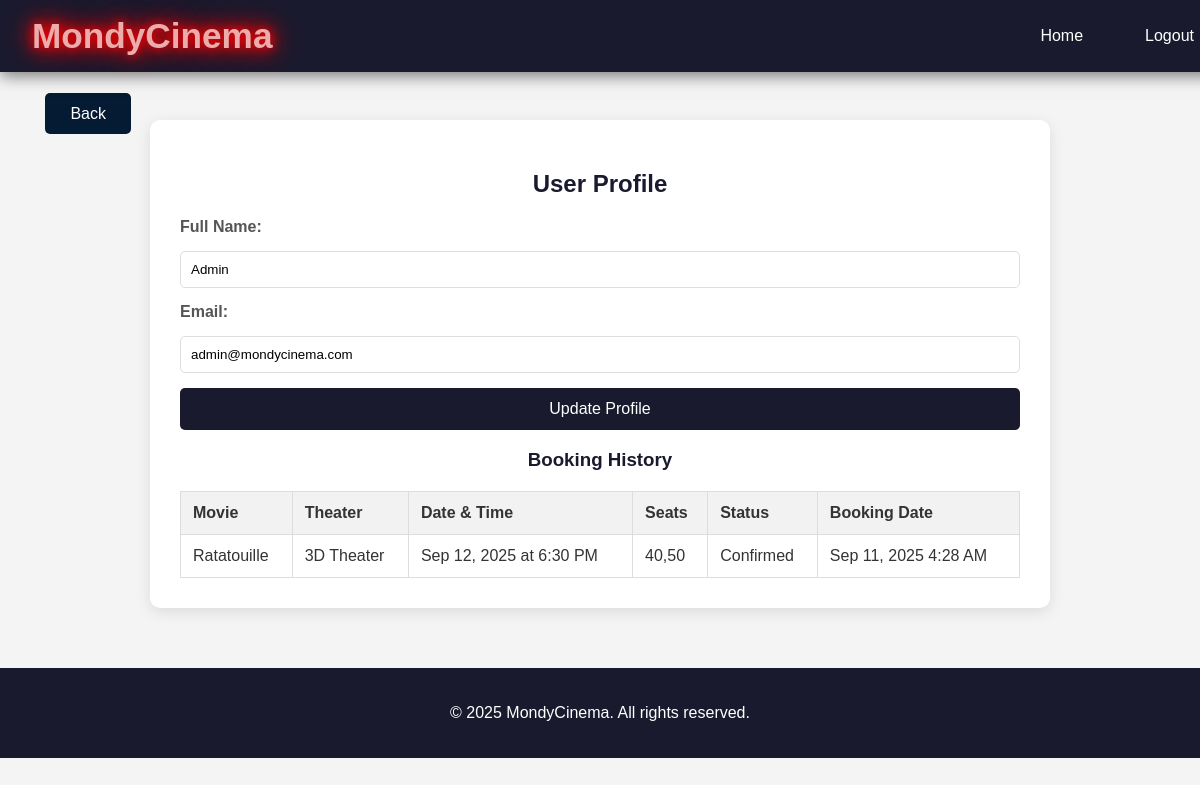
/user-profile.php (signed in), run on the app's committed database.
### tables this page shows
CREATE TABLE `users` (
  `id` int(11) NOT NULL,
  `name` varchar(100) NOT NULL,
  `email` varchar(100) NOT NULL,
  `password` varchar(255) NOT NULL,
  `role` enum('customer','admin') DEFAULT 'customer',
  `created_at` timestamp NOT NULL DEFAULT current_timestamp()
);

CREATE TABLE `bookings` (
  `id` int(11) NOT NULL,
  `user_id` int(11) DEFAULT NULL,
  `customer_name` varchar(255) DEFAULT NULL,
  `customer_phone` varchar(20) DEFAULT NULL,
  `show_id` int(11) NOT NULL,
  `seats` varchar(255) NOT NULL,
  `status` enum('pending','confirmed','cancelled') DEFAULT 'pending',
  `booking_date` timestamp NOT NULL DEFAULT current_timestamp()
);

CREATE TABLE `movies` (
  `id` int(11) NOT NULL,
  `title` varchar(255) NOT NULL,
  `description` text DEFAULT NULL,
  `poster` varchar(255) DEFAULT NULL,
  `trailer_link` varchar(255) DEFAULT NULL,
  `status` enum('now_showing','coming_soon') DEFAULT 'now_showing',
  `created_at` timestamp NOT NULL DEFAULT current_timestamp(),
  `ticket_price` varchar(255) DEFAULT NULL
);

CREATE TABLE `theaters` (
  `id` int(11) NOT NULL,
  `name` varchar(100) NOT NULL,
  `capacity` int(11) NOT NULL
);

CREATE TABLE `shows` (
  `id` int(11) NOT NULL,
  `movie_id` int(11) NOT NULL,
  `theater_id` int(11) NOT NULL,
  `showdate` date NOT NULL,
  `showtime` time NOT NULL
);

### Mondy Cinema n/BO/User.php (called while the page is built, shortened)
<?php
class User {
    public static function GetUserById($id) {
        $conn = new mysqli("localhost", "root", "", "movie_db");
        $stmt = $conn->prepare("SELECT * FROM users WHERE id = ?");
        $stmt->bind_param("i", $id);
        $stmt->execute();
        $result = $stmt->get_result();
        $user = $result->fetch_assoc();
        return $user;
    }
}
?>

### user-profile.php (the view, shortened to what this page needs)
<?php
include_once('BO/User.php');
$user_id = $_SESSION['user_id'];
$user = User::GetUserById($user_id);
$bookings = $conn->query("
    SELECT b.*, m.title as movie_title, s.showdate, s.showtime, t.name as theater_name
    FROM bookings b
    JOIN shows s ON b.show_id = s.id
    JOIN movies m ON s.movie_id = m.id
    JOIN theaters t ON s.theater_id = t.id
    WHERE b.user_id = $user_id
    ORDER BY b.booking_date DESC
");
?>
<!DOCTYPE html>
<html lang="en">
<head>
    <link rel="stylesheet" href="assets/style/user-profile.css">
</head>
<body>
    <header>
        <div class="logo">MondyCinema</div>
        <nav>
            <a href="index.php">Home</a>
            <a href="logout.php">Logout</a>
        </nav>
    </header>
    <main class="container">
        <div class="profile-container">
            <h2>User Profile</h2>
            <div class="profile-info">
                <form method="post">
                    <label for="name">Full Name:</label>
                    <input type="text" id="name" name="name" value="<?php echo $user['name']; ?>" required>
                    <label for="email">Email:</label>
                    <input type="email" id="email" name="email" value="<?php echo $user['email']; ?>" required>
                    <button type="submit">Update Profile</button>
                </form>
            </div>
            <div class="booking-history">
                <h3>Booking History</h3>
                <?php if ($bookings && $bookings->num_rows > 0): ?>
                    <table>
                        <thead>
                            <tr>
                                <th>Movie</th>
                                <th>Theater</th>
                                <th>Date & Time</th>
                                <th>Seats</th>
                                <th>Status</th>
                                <th>Booking Date</th>
                            </tr>
                        </thead>
                        <tbody>
                            <?php while ($booking = $bookings->fetch_assoc()): ?>
                            <tr>
                                <td><?php echo $booking['movie_title']; ?></td>
                                <td><?php echo $booking['theater_name']; ?></td>
                                <td><?php echo date('M j, Y', strtotime($booking['showdate'])); ?> at <?php echo date('g:i A', strtotime($booking['showtime'])); ?></td>
                                <td><?php echo $booking['seats']; ?></td>
                                <td><?php echo ucfirst($booking['status']); ?></td>
                                <td><?php echo date('M j, Y g:i A', strtotime($booking['booking_date'])); ?></td>
                            </tr>
                            <?php endwhile; ?>
                        </tbody>
                    </table>
                <?php else: ?>
                    <p>No bookings found.</p>
                <?php endif; ?>
            </div>
        </div>
        <div class="back-button-container">
            <a href="bookseats.php" class="back-button">Back</a>
        </div>
    </main>
    <footer>
        <p>&copy; 2025 MondyCinema. All rights reserved.</p>
    </footer>
</body>
</html>

### user-profile.css (style rules this page uses)
body { font-family: Arial, sans-serif; background-color: #f4f4f4; color: #333; display: flex; flex-direction: column; align-items: center; margin: 0; padding: 0; }
header { background-color: #1a1a2e; color: #fff; padding: 1rem 2rem; display: flex; justify-content: space-between; align-items: center; width: 100%; box-shadow: 0 4px 15px rgba(0,0,0,0.5); position: fixed; top: 0; left: 0; z-index: 1000; }
.logo { display: flex; align-items: center; font-size: 2.2rem; font-weight: bold; color: #ecacac; font-family: 'Montserrat', sans-serif; text-shadow: 0 0 10px #ff0000, 0 0 20px #ff0000, 0 0 30px #ff0000; }
nav { display: flex; align-items: center; gap: 1.5rem; }
nav a { color: #fff; text-decoration: none; transition: color 0.3s, transform 0.3s; margin-right: 38px; }
.container { padding: 20px; margin-top: 100px; width: 100%; max-width: 900px; position: relative; }
.back-button-container { position: absolute; top: 1%; left: -9%; }
.back-button { padding: 12px 25px; background-color: #041b33; color: #fff; text-decoration: none; border-radius: 5px; transition: background-color 0.3s; border: none; cursor: pointer; }
.profile-container { background-color: #fff; padding: 30px; border-radius: 10px; box-shadow: 0 4px 15px rgba(0,0,0,0.1); margin-bottom: 20px; }
h2 { color: #1a1a2e; text-align: center; margin-bottom: 20px; }
.profile-info form { display: flex; flex-direction: column; gap: 15px; }
.profile-info label { font-weight: bold; color: #555; }
.profile-info input { padding: 10px; border: 1px solid #ddd; border-radius: 5px; width: 100%; box-sizing: border-box; }
.profile-info button { padding: 12px; background-color: #1a1a2e; color: #fff; border: none; border-radius: 5px; font-size: 1em; cursor: pointer; transition: background-color 0.3s; }
.booking-history { margin-top: 0; }
.booking-history h3 { text-align: center; color: #1a1a2e; margin-bottom: 20px; }
table { width: 100%; border-collapse: collapse; margin-top: 20px; }
table th, table td { border: 1px solid #ddd; padding: 12px; text-align: left; }
table th { background-color: #f2f2f2; font-weight: bold; }
footer { width: 100%; text-align: center; padding: 20px 0; background-color: #1a1a2e; color: #fff; margin-top: 20px; }

### data on the page
users: name "Admin", email "admin@mondycinema.com"
bookings: movies.title "Ratatouille", theaters.name "3D Theater", show.showdate "Sep 12, 2025", show.showtime "6:30 PM", seats "40,50", status "Confirmed", booking_date "Sep 11, 2025 4:28 AM"
